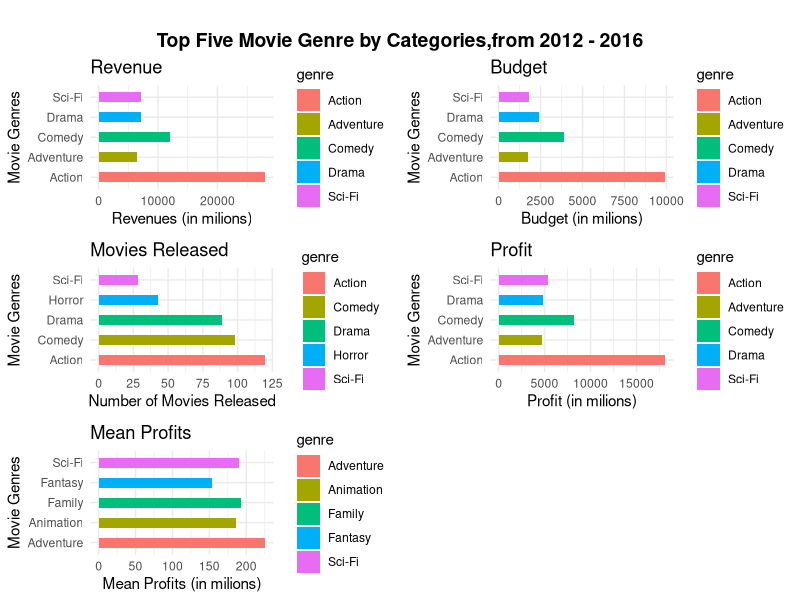
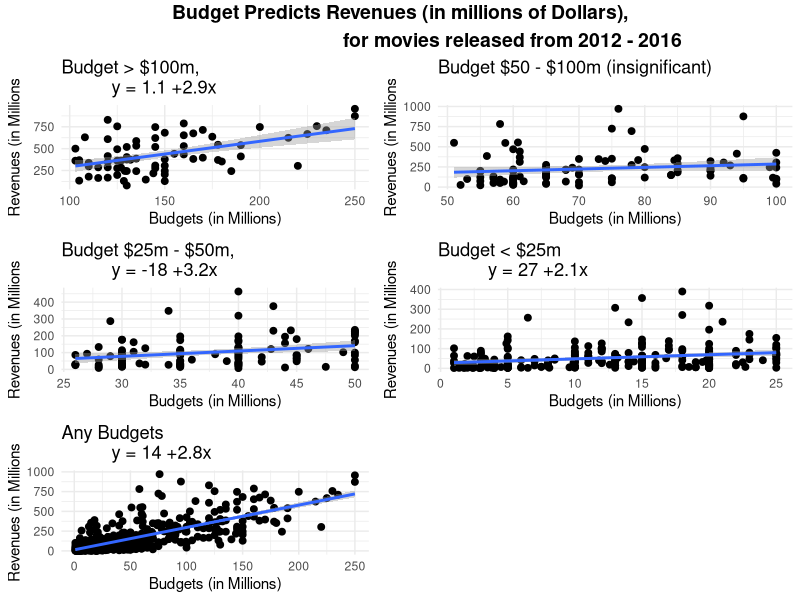

Reproduce these figures in R, in order.
## ---- chunk 1
knitr::opts_chunk$set(echo = TRUE)
## ---- chunk 2
library(tidyverse)
library(skimr)
library(ggpubr)        # customization ggplot2 & ggarrange
options(digits = 3)
movies <- read.csv("movies.csv")
## ---- chunk 3
movies <- movies %>%
  mutate(revenue.mils = revenue/1000000,
         budget.mils = budget/1000000,
         profit.mils = (revenue - budget)/1000000)
skim(movies)
## ---- chunk 4
movies %>%
  select(director,
         revenue.mils) %>%
  group_by(director) %>%
  summarize(sum = sum(revenue.mils)) %>%
  arrange(desc(sum)) %>%
  head(10) 
## ---- chunk 5
movies %>%
  select(cast1,
         revenue.mils) %>%
  group_by(cast1) %>%
  summarize(sum = sum(revenue.mils)) %>%
  arrange(desc(sum)) %>%
  head(10) 
## ---- chunk 6
movies %>%
  select(year,
         genre,
         profit.mils) %>%
  group_by(year,genre) %>%
  summarize(sum = sum(profit.mils)) %>%
  arrange(desc(sum)) %>%
  head(5)
## ---- chunk 7
movies %>%
  select(year,
         genre,
         profit.mils) %>%
  group_by(year,genre) %>%
  summarize(average = mean(profit.mils)) %>%
  arrange(desc(average)) %>%
  head(5)
## ---- chunk 8
movies %>%
  select(year,
         genre,
         title) %>%
  group_by(year,genre) %>%
  summarize(count = n()) %>%
  arrange(desc(count)) %>%
  head(5)
## ---- chunk 9
movies %>%
  select(year,
         genre,
         budget.mils) %>%
  group_by(year,genre) %>%
  summarize(sum = sum(budget.mils)) %>%
  arrange(desc(sum)) %>%
  head(5)
## ---- chunk 10
movies %>%
  select(year,
         genre,
         revenue.mils) %>%
  group_by(year,genre) %>%
  summarize(sum = sum(revenue.mils)) %>%
  arrange(desc(sum)) %>%
  head(5)
## ---- chunk 11
rev_all <- movies %>%
  select(genre,
         revenue.mils) %>%
  group_by(genre) %>%
  summarize(sum_rev = sum(revenue.mils)) %>%
  arrange(desc(sum_rev)) %>%
  head(5) %>%
  data.frame()         

bud_all <- movies %>%
  select(genre,
         budget.mils) %>%
  group_by(genre) %>%
  summarize(sum_bud = sum(budget.mils)) %>%
  arrange(desc(sum_bud)) %>%
  head(5) %>%
  data.frame()   # Action movies require the most budget 

count_all <- movies %>%
  select(genre) %>%
  group_by(genre) %>%
  summarize(count = n()) %>%
  arrange(desc(count)) %>%
  head(5) %>%
  data.frame()              # Action movies were released the most 

profit_all <- movies %>%
  select(genre,
         profit.mils) %>%
  group_by(genre) %>% 
  summarize(sum_pro = sum(profit.mils)) %>%
  arrange(desc(sum_pro)) %>%
  head(5) %>%
  data.frame()             # Action movies generate most profits 

average_all <- movies %>%
  select(genre,
         profit.mils) %>%
  group_by(genre) %>%
  summarize(mean_profit = mean(profit.mils)) %>%
  arrange(desc(mean_profit)) %>%
  head(5) %>%
  data.frame()            
# Action movies not in top 5 in terms of average profit
# the most profitable genre of all time would be Adventure and family movies. 

#---------------------------------------------------------------
# PLOTS
#---------------------------------------------------------------
# revenue plot
rev_plot <- ggplot(data = rev_all,
               aes(x = genre,
                   y= sum_rev,
                   fill = genre)) +               
  geom_bar(mapping = aes(x=genre,     
                         y=sum_rev),
           stat = "identity",
           width = 0.5,
           position = "dodge",) +
  ylab("Revenues (in milions)") +
  xlab("Movie Genres") + 
  ggtitle("Revenue") +
  theme_minimal() +
  coord_flip()

# budget plot
bud_plot <- ggplot(data = bud_all,
       aes(x = genre,
           y= sum_bud,
           fill = genre))+               
  geom_bar(mapping = aes(x=genre,     
                         y= sum_bud),
           stat = "identity",
           width = 0.5,
           position = "dodge",) +
  ylab("Budget (in milions)") +
  xlab("Movie Genres") + 
  ggtitle("Budget") + 
  theme_minimal() +
  coord_flip()

# Count plot 
count_plot <- ggplot(data = count_all,
                   aes(x = genre,
                       y= count,
                       fill = genre))+               
  geom_bar(mapping = aes(x=genre,     
                         y= count),
           stat = "identity",
           width = 0.5,
           position = "dodge",) +
  ylab("Number of Movies Released") +
  xlab("Movie Genres") + 
  ggtitle("Movies Released") + 
  theme_minimal() +
  coord_flip()

# Profit plot
profit_plot <- ggplot(data = profit_all,
                   aes(x = genre,
                       y= sum_pro,
                       fill = genre))+               
  geom_bar(mapping = aes(x=genre,     
                         y= sum_pro),
           stat = "identity",
           width = 0.5,
           position = "dodge",) +
  ylab("Profit (in milions)") +
  xlab("Movie Genres") + 
  ggtitle("Profit") + 
  theme_minimal() +
  coord_flip()

# Average plot 
average_plot <- ggplot(data = average_all,
                   aes(x = genre,
                       y= mean_profit,
                       fill = genre))+               
  geom_bar(mapping = aes(x=genre,     
                         y= mean_profit),
           stat = "identity",
           width = 0.5,
           position = "dodge",) +
  ylab("Mean Profits (in milions)") +
  xlab("Movie Genres") + 
  ggtitle("Mean Profits") + 
  theme_minimal() +
  coord_flip()

genre_plot <- ggarrange(rev_plot,
          bud_plot,
          count_plot,
          profit_plot,
          average_plot,
          ncol = 2,nrow = 3,
          align = "hv",
          font.label = list(size = 10,
                            color = "black",
                            face = "bold",
                            family = NULL,
                            position = "top"))
annotate_figure(genre_plot, top = text_grob("
Top Five Movie Genre by Categories,from 2012 - 2016",
                           color = "black", face = "bold", size = 14))
## ---- chunk 12
movies %>%
  select(title,
         genre,
         year,
         revenue.mils) %>%
  group_by(genre) %>%
  arrange(desc(revenue.mils)) %>%
  head(10)
## ---- chunk 13
summary(lm(data = movies, revenue.mils~budget.mils))
## ---- chunk 14
movies <- movies %>%
  mutate(bud_group = ifelse(budget.mils >100,">100",ifelse(
    budget.mils <= 100 & budget.mils > 50,"<100",ifelse(
      budget.mils <=50 & budget.mils >25, "<50","<25"))))

movies %>% 
  select(bud_group,
         budget.mils) %>%
  group_by(bud_group) %>%
  count()
## ---- chunk 15
budget100more <- movies %>%
  filter(budget.mils >100) %>%
  select(budget.mils,
         genre,
         revenue.mils) %>%
  data.frame()
summary(lm(data = budget100more, revenue.mils~budget.mils))
## ---- chunk 16
budget100less <- movies %>%
  filter(budget.mils <=100 & budget.mils >50) %>%
  select(budget.mils,
         genre,
         revenue.mils) %>%
  arrange(desc(budget.mils)) %>% 
  data.frame()
summary(lm(data = budget100less, revenue.mils~budget.mils))
## ---- chunk 17
budget50less <- movies %>%
  filter(budget.mils <= 50 & budget.mils >25) %>%
  select(budget.mils,
         genre,
         revenue.mils) %>%
  arrange(desc(budget.mils)) %>% 
  data.frame()
summary(lm(data = budget50less, revenue.mils~budget.mils))
## ---- chunk 18
budget25less <- movies %>%
  filter(budget.mils <= 25) %>%
  select(budget.mils,
         genre,
         revenue.mils) %>%
  arrange(desc(budget.mils)) %>% 
  data.frame()
summary(lm(data = budget25less, revenue.mils~budget.mils))
## ---- chunk 19
# graphing
bud100more <- ggplot(data = budget100more,
                     aes(x = budget.mils,
                         y = revenue.mils)) + 
  geom_point(size = 2) +
  theme_minimal() +
  geom_smooth(method = lm)+
  theme_minimal() +
  ylab("Revenues (in Millions") +
  xlab("Budgets (in Millions)") +
  ggtitle("Budget > $100m,
          y = 1.1 +2.9x")


bud100less <- ggplot(data = budget100less,
                     aes(x = budget.mils,
                         y = revenue.mils)) + 
  geom_point(size = 2) +
  theme_minimal() +
  geom_smooth(method = lm)+
  ylab("Revenues (in Millions") +
  xlab("Budgets (in Millions)") +
  ggtitle("Budget $50 - $100m (insignificant)")

bud50less <- ggplot(data = budget50less,
                    aes(x = budget.mils,
                        y = revenue.mils)) + 
  geom_point(size = 2) +
  theme_minimal() +
  geom_smooth(method = lm)+
  ylab("Revenues (in Millions") +
  xlab("Budgets (in Millions)") +
  ggtitle("Budget $25m - $50m,
          y = -18 +3.2x")

bud25less <- ggplot(data = budget25less,
                    aes(x = budget.mils,
                        y = revenue.mils)) + 
  geom_point(size = 2) +
  theme_minimal() +
  geom_smooth(method = lm)+
  ylab("Revenues (in Millions") +
  xlab("Budgets (in Millions)") +
  ggtitle("Budget < $25m
          y = 27 +2.1x")

budall <- ggplot(data = movies,
                 aes(x = budget.mils,
                     y = revenue.mils)) + 
  geom_point(size = 2) +
  theme_minimal() +
  geom_smooth(method = lm)+
  ylab("Revenues (in Millions") +
  xlab("Budgets (in Millions)") +
  ggtitle("Any Budgets
          y = 14 +2.8x")

budget_plot <- ggarrange(bud100more,
                         bud100less,
                         bud50less,
                         bud25less,
                         budall,
                         ncol = 2,nrow = 3,
                         widths = c(2,2.25),
                         align = "hv",
                         font.label = list(size = 10,
                                           color = "black",
                                           face = "bold",
                                           family = NULL,
                                           position = "top"))

annotate_figure(budget_plot, top = text_grob("Budget Predicts Revenues (in millions of Dollars),
                                             for movies released from 2012 - 2016", 
                                      color = "black", face = "bold", size = 14))
